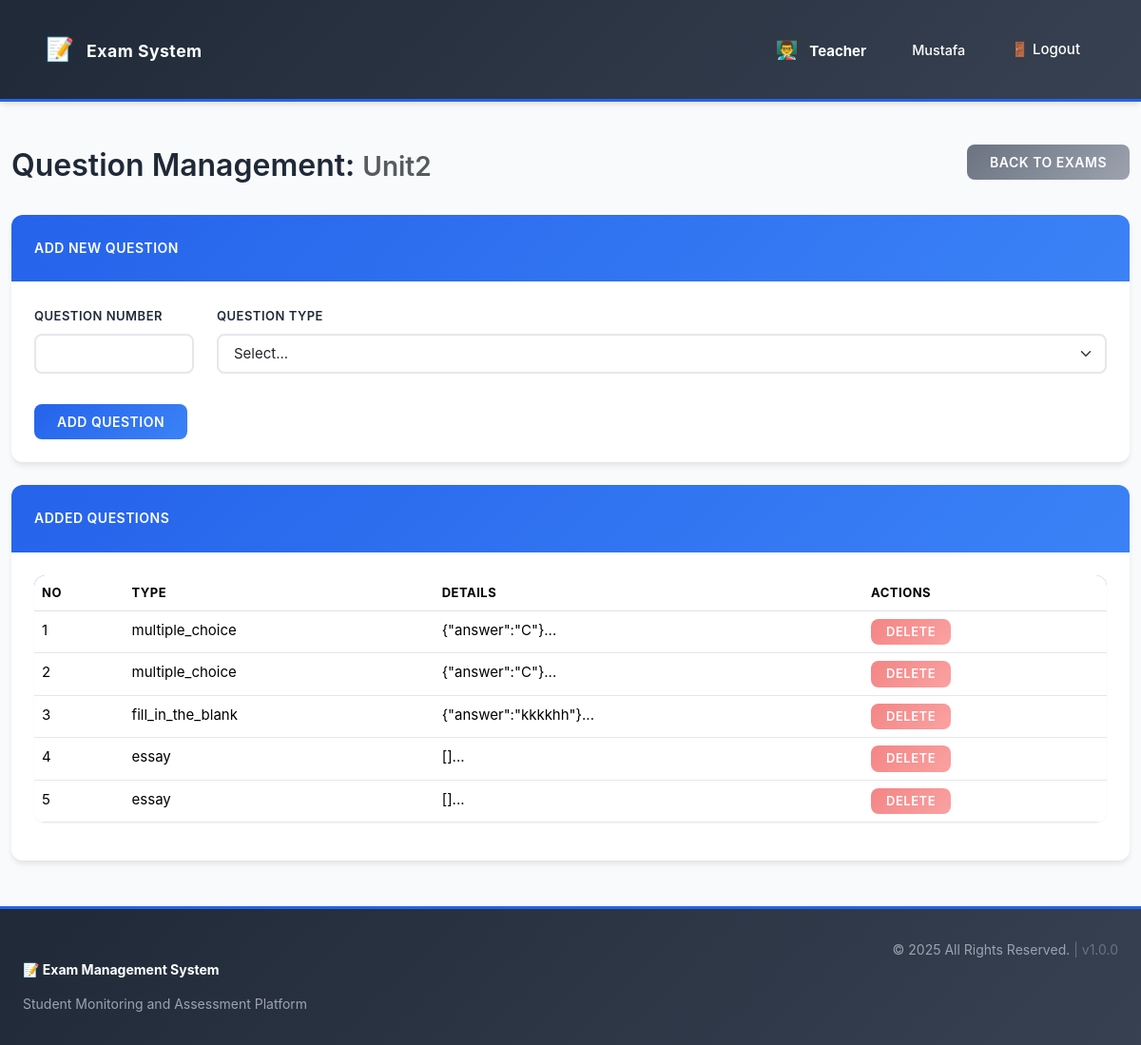
The page /index.php?page=manage_questions&exam_id=2 (signed in) on the database its author committed.
### tables this page shows
CREATE TABLE exams (
    id INTEGER PRIMARY KEY AUTOINCREMENT,
    teacher_id INTEGER NOT NULL,
    name VARCHAR(255) NOT NULL,
    question_pdf_url VARCHAR(255) NULL,
    status TEXT CHECK(status IN ('draft', 'published')) NOT NULL DEFAULT 'draft',
    created_at DATETIME DEFAULT CURRENT_TIMESTAMP, subject_id INTEGER,
    FOREIGN KEY (teacher_id) REFERENCES users(id) ON DELETE CASCADE
);

CREATE TABLE exam_questions (
    id INTEGER PRIMARY KEY AUTOINCREMENT,
    exam_id INTEGER NOT NULL,
    question_number INTEGER NOT NULL,
    type TEXT CHECK(type IN ('multiple_choice', 'true_false', 'fill_in_the_blank', 'essay')) NOT NULL,
    -- metadata stores JSON like {"options": ["A", "B", "C"], "answer": "C"} or {"answer": "Some text"}
    metadata TEXT, points INTEGER NOT NULL DEFAULT 10,
    FOREIGN KEY (exam_id) REFERENCES exams(id) ON DELETE CASCADE
);

### views/teacher/manage_questions.php (the view, shortened to what this page needs)
<?php
$exam_id = $_GET['exam_id'];
$teacher_id = $_SESSION['user_id'];
$exam_stmt = $pdo->prepare("SELECT * FROM exams WHERE id = :id AND teacher_id = :teacher_id");
$exam_stmt->execute(['id' => $exam_id, 'teacher_id' => $teacher_id]);
$exam = $exam_stmt->fetch();
$questions_stmt = $pdo->prepare("SELECT * FROM exam_questions WHERE exam_id = :exam_id ORDER BY question_number");
$questions_stmt->execute(['exam_id' => $exam_id]);
$questions = $questions_stmt->fetchAll();
?>
<!DOCTYPE html>
<html lang="en">
<head>
    <link href="https://cdn.jsdelivr.net/npm/bootstrap@5.3.3/dist/css/bootstrap.min.css" rel="stylesheet">
    <link href="css/style.css" rel="stylesheet">
</head>
<body>
    <?php require __DIR__ . '/../../includes/navbar.php'; ?>
    <div class="container mt-4">
        <div class="d-flex justify-content-between align-items-center mb-3">
            <h1>Question Management: <small class="text-muted"><?php echo htmlspecialchars($exam['name']); ?></small></h1>
            <a href="index.php?page=exams" class="btn btn-secondary">Back to Exams</a>
        </div>
        <div class="card mb-4">
            <div class="card-header">Add New Question</div>
            <div class="card-body">
                <form action="src/teacher/question_action.php" method="POST">
                    <div class="row">
                        <div class="col-md-2">
                            <label for="question_number" class="form-label">Question Number</label>
                            <input type="number" class="form-control" name="question_number" id="question_number" required>
                        </div>
                        <div class="col-md-10">
                            <label for="type" class="form-label">Question Type</label>
                            <select class="form-select" name="type" id="question_type_selector" required>
                                <option value="">Select...</option>
                            </select>
                        </div>
                    </div>
                    <button type="submit" name="action" value="add_question" class="btn btn-primary mt-3">Add Question</button>
                </form>
            </div>
        </div>
        <div class="card">
            <div class="card-header">Added Questions</div>
            <div class="card-body">
                <table class="table">
                    <thead><tr><th>No</th><th>Type</th><th>Details</th><th>Actions</th></tr></thead>
                    <tbody>
                    <?php foreach($questions as $q): ?>
                        <tr>
                            <td><?php echo htmlspecialchars($q['question_number']); ?></td>
                            <td><?php echo htmlspecialchars($q['type']); ?></td>
                            <td><?php echo htmlspecialchars(substr($q['metadata'], 0, 50)) . '...'; ?></td>
                            <td><button class="btn btn-sm btn-danger" disabled>Delete</button></td>
                        </tr>
                    <?php endforeach; ?>
                    </tbody>
                </table>
            </div>
        </div>
    </div>
<?php require __DIR__ . '/../../includes/footer.php'; ?>
</body>
</html>

### css/style.css (style rules this page uses)
:root { --primary: #2563eb; --primary-light: #3b82f6; --primary-dark: #1e40af; --success: #10b981; --success-light: #d1fae5; --danger: #ef4444; --danger-light: #fee2e2; --warning: #f59e0b; --warning-light: #fef3c7; --info: #06b6d4; --info-light: #cffafe; --dark: #1f2937; --dark-light: #374151; --gray: #6b7280; --gray-light: #e5e7eb; --light: #f9fafb; --white: #ffffff; --admin: #8b5cf6; --teacher: #06b6d4; --student: #10b981; --coach: #f59e0b; --spacing-xs: 0.25rem; --spacing-sm: 0.5rem; --spacing-md: 1rem; --spacing-lg: 1.5rem; --spacing-xl: 2rem; --spacing-2xl: 3rem; --radius-sm: 0.375rem; --radius-md: 0.5rem; --radius-lg: 0.75rem; --radius-xl: 1rem; --shadow-sm: 0 1px 2px 0 rgba(0, 0, 0, 0.05); --shadow-md: 0 4px 6px -1px rgba(0, 0, 0, 0.1); --shadow-lg: 0 10px 15px -3px rgba(0, 0, 0, 0.1); --shadow-xl: 0 20px 25px -5px rgba(0, 0, 0, 0.1); }
* { margin: 0; padding: 0; box-sizing: border-box; }
body { font-family: -apple-system, BlinkMacSystemFont, 'Segoe UI', 'Roboto', 'Oxygen', 'Ubuntu', 'Cantarell', sans-serif; color: var(--dark); background-color: var(--light); line-height: 1.6; font-size: 0.9375rem; }
h1, h2, h3, h4, h5, h6 { font-weight: 600; color: var(--dark); margin-top: var(--spacing-lg); margin-bottom: var(--spacing-md); }
h1 { font-size: 2rem; }
a { color: var(--primary); text-decoration: none; transition: color 0.2s ease; }
.container-fluid, .container { max-width: 100%; }
.card { border: none; border-radius: var(--radius-lg); box-shadow: var(--shadow-md); transition: all 0.3s ease; overflow: hidden; }
.card-header { background: linear-gradient(135deg, var(--primary) 0%, var(--primary-light) 100%); color: var(--white); border: none; font-weight: 600; padding: var(--spacing-lg); text-transform: uppercase; letter-spacing: 0.5px; font-size: 0.875rem; }
.card-body { padding: var(--spacing-lg); }
.btn { border: none; border-radius: var(--radius-md); font-weight: 600; padding: var(--spacing-sm) var(--spacing-lg); transition: all 0.2s ease; font-size: 0.875rem; text-transform: uppercase; letter-spacing: 0.5px; cursor: pointer; }
.btn-primary { background: linear-gradient(135deg, var(--primary) 0%, var(--primary-light) 100%); color: var(--white); }
.btn-danger { background: linear-gradient(135deg, var(--danger) 0%, #f87171 100%); color: var(--white); }
.btn-secondary { background: linear-gradient(135deg, var(--gray) 0%, #9ca3af 100%); color: var(--white); }
.btn-sm { padding: var(--spacing-xs) var(--spacing-md); font-size: 0.8125rem; }
.table { background: var(--white); border-radius: var(--radius-lg); overflow: hidden; box-shadow: var(--shadow-sm); }
.table thead { background: linear-gradient(135deg, var(--primary) 0%, var(--primary-light) 100%); color: var(--white); font-weight: 600; text-transform: uppercase; font-size: 0.8125rem; letter-spacing: 0.5px; }
.table tbody tr { border-bottom: 1px solid var(--gray-light); transition: all 0.2s ease; }
.form-control, .form-select { border: 2px solid var(--gray-light); border-radius: var(--radius-md); padding: var(--spacing-sm) var(--spacing-md); font-size: 0.9375rem; transition: all 0.2s ease; }
.form-label { font-weight: 600; color: var(--dark); margin-bottom: var(--spacing-sm); text-transform: uppercase; font-size: 0.8125rem; letter-spacing: 0.5px; }
.text-muted { color: var(--gray); }
.mt-3 { margin-top: var(--spacing-lg); }
.mt-4 { margin-top: var(--spacing-xl); }
.mb-3 { margin-bottom: var(--spacing-lg); }
.mb-4 { margin-bottom: var(--spacing-xl); }
html, body { height: 100%; }
body { display: flex; flex-direction: column; }

### rows shown on the page
exams: name "Unit2"
exam_questions: question_number "1", type "multiple_choice", metadata "{\"answer\":\"C\"}"
exam_questions: question_number "2", type "multiple_choice", metadata "{\"answer\":\"C\"}"
exam_questions: question_number "3", type "fill_in_the_blank", metadata "{\"answer\":\"kkkkhh\"}"
exam_questions: question_number "4", type "essay", metadata "[]"
exam_questions: question_number "5", type "essay", metadata "[]"

### other values the page prints
$role_info['icon'] "👨‍🏫"
$role_info['name'] "Teacher"
$_SESSION['username'] "Mustafa"
